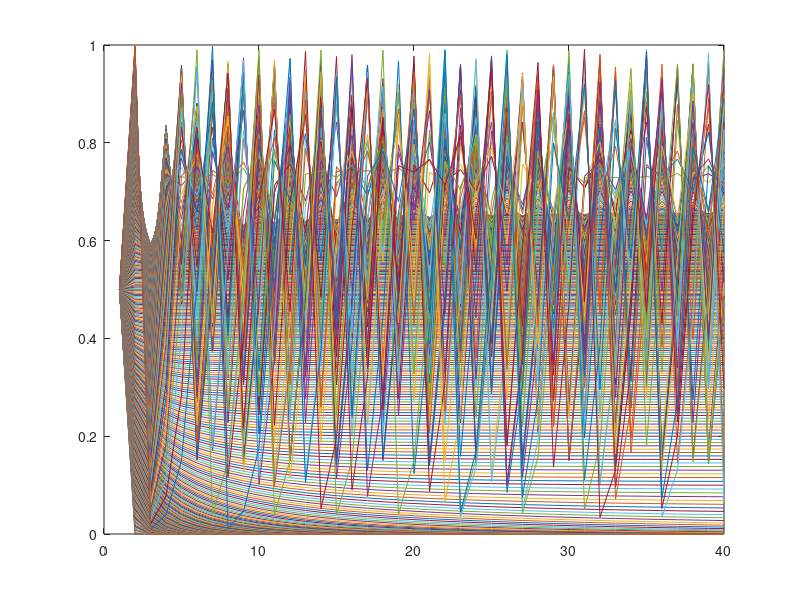
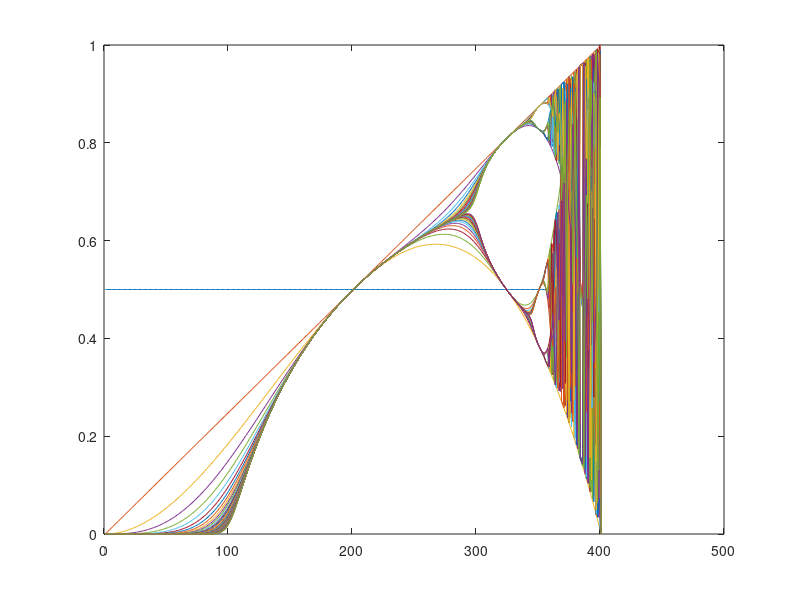

Reproduce these figures in MATLAB, in order.
% First file. Simple chaotic visualisation

clear
clc

lambda = 0:.01:4;

N = 40;

P = zeros(length(lambda),N);
P(:,1) = .5;

for k = 1:length(lambda)
    
    for i = 2:N
        P(k,i) = lambda(k) * P(k,i-1) * (1 - P(k,i-1));
    end

end

figure
plot(P');
figure
plot(P)